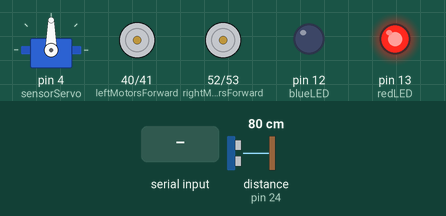
Simulated run of this sketch. Board: Arduino Mega 2560, built with avr-gcc and run on an emulated ATmega2560. On the bench: servo, motor-driver pin pairs drawn as motors (green arrow = first pin HIGH = forward, orange = second pin HIGH = backward, longer = more drive, scaled by the enable pin), output pins drawn as LEDs (lit = HIGH). The test bench sets the inputs (shaded band); at power-on: distance to the obstacle (sensor on pin 24) 80 cm. The echo pulse lasts 58.3 µs per cm; pins used as bus, display or sensor lines are not drawn; what the sketch prints to the serial monitor is not drawn.

Above: at 1.2 s.
1.3 s: "A0" received over the second serial link
At 1.46 s:
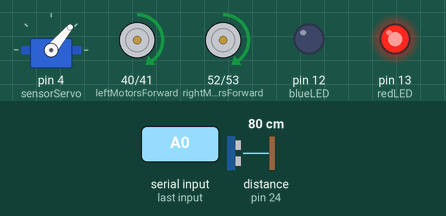
4.3 s: distance to the obstacle (sensor on pin 24) set to 74 cm
7.3 s: distance to the obstacle (sensor on pin 24) set to 66 cm
At 9.5 s:
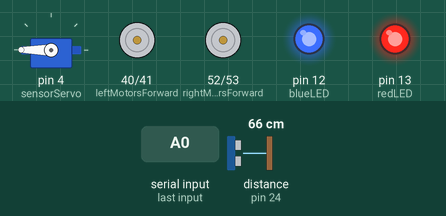
10.3 s: "F0" received over the second serial link
At 11.7 s:
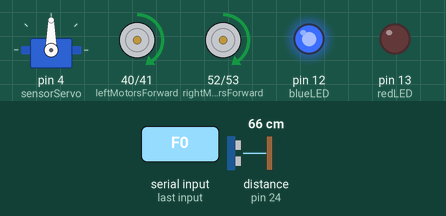
12.1 s: "B0" received over the second serial link
At 12.5 s:
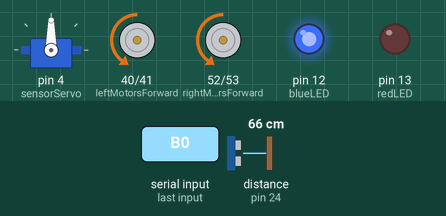
13.6 s: "L0" received over the second serial link
At 14.8 s:
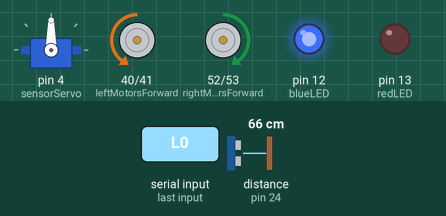
Timing chart, 0 to 16.1 s (numbered marks = the images above; inputs shaded):
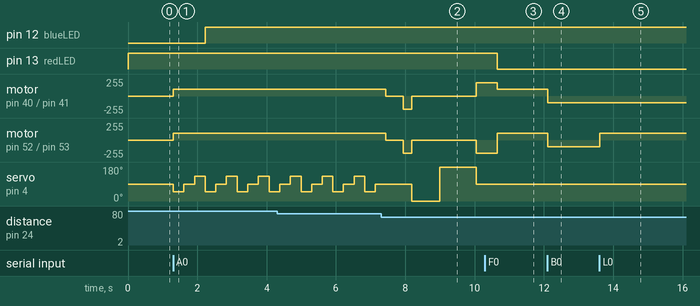

The sketch:

main.ino
```cpp
#include <SoftwareSerial.h>
#include <Servo.h>
#include "hcsr04.h"

// motor pins
#define leftMotorsForward 40
#define leftMotorsBackward 41
#define leftMotorPWM 8

#define rightMotorsForward 52
#define rightMotorsBackward 53
#define rightMotorPWM 9

// parameters
unsigned short motorSpeed = 100;
unsigned short minMotorSpeed = 140;  // min. 0
unsigned short maxMotorSpeed = 200;  // max. 255
unsigned short motorSpeedForTurnsInAutomaticMode = 200;
unsigned short SPEED_INCREMENT = 20;

char c = ' ';
bool NL = true;

char Incoming_value[3] = "";

bool driveAutonome = false;

bool start = false;
bool pause = false;

bool forward = false;
bool backward = false;
bool left = false;
bool right = false;

bool xManuellDrive = false;
bool speedDown = false;
bool speedUp = false;

bool SERVO_TURN_IN_AUTOMATIC_MODE = true;
const int delayTime = 300;
const int crashDistance = 700;  // 500
const int manuellCrashDistance = 500;

const int redLED = 13;
const int blueLED = 12;

Servo sensorServo;

unsigned long previousMillisServo = 0;
unsigned long previousMillisMotor = 0;
unsigned long previousMillisDrive = 0;
const long intervalServo = 75;
const long intervalMotor = 600;
const long intervalDrive = 500;

void setup() {
  pinMode(redLED, OUTPUT);
  pinMode(blueLED, OUTPUT);
  Serial1.begin(9600);

  pinMode(trig, OUTPUT);
  pinMode(echo, INPUT);

  sensorServo.attach(4);

  digitalWrite(trig, HIGH);

  Serial.begin(9600);

  pinMode(rightMotorPWM, OUTPUT);
  pinMode(rightMotorsForward, OUTPUT);
  pinMode(rightMotorsBackward, OUTPUT);
  pinMode(leftMotorPWM, OUTPUT);
  pinMode(leftMotorsForward, OUTPUT);
  pinMode(leftMotorsBackward, OUTPUT);

  analogWrite(leftMotorPWM, motorSpeed);
  analogWrite(rightMotorPWM, motorSpeed);

  sensorServo.write(90);
}

void setAllBooleansForControlToFalse();
void checkBluetoothCommands();
void autonomicDrive();

void loop() {
  unsigned long currentMillis = millis();

  checkBluetoothCommands();
  redLEDOn();

  while (driveAutonome) {
    autonomicDrive();
    blueLEDOn();
    redLEDOn();
    checkBluetoothCommands();
  }

  while (right) {
    initServo();
    redLEDOff();
    blueLEDOn();
    turnRight();
    checkBluetoothCommands();
  }

  while (left) {
    initServo();
    redLEDOff();
    blueLEDOn();
    turnLeft();
    checkBluetoothCommands();
  }

  while (backward) {
    initServo();
    redLEDOff();
    blueLEDOn();
    driveBackwards();
    checkBluetoothCommands();
  }

  while (forward) {
    initServo();
    redLEDOff();
    blueLEDOn();
    driveForward();
    checkBluetoothCommands();
  }

  while (xManuellDrive) {
    initServo();
    redLEDOff();
    blueLEDOn();
    checkBluetoothCommands();
  }

  while (pause) {
    initServo();
    blueLEDOff();
    redLEDOn();
    checkBluetoothCommands();
  }

  delay(10);
}

void checkBluetoothCommands() {
  if (Serial1.available() > 0) {
    int length = Serial1.readBytes(Incoming_value, 2);
    Incoming_value[length] = '\0';

    Serial.print(Incoming_value);

    if (strcmp(Incoming_value, "A0") == 0) {  // Start again autonome drive after pause
      setAllBooleansForControlToFalse();
      driveAutonome = true;
    } else if (strcmp(Incoming_value, "P0") == 0) {  // Pause
      setAllBooleansForControlToFalse();
      stopMotors();
      pause = true;
    } else if (strcmp(Incoming_value, "F0") == 0) {  // Forwards
      setAllBooleansForControlToFalse();
      forward = true;
    } else if (strcmp(Incoming_value, "B0") == 0) {  // Backwards
      setAllBooleansForControlToFalse();
      backward = true;
    } else if (strcmp(Incoming_value, "L0") == 0) {  // Left turn
      setAllBooleansForControlToFalse();
      left = true;
    } else if (strcmp(Incoming_value, "R0") == 0) {  // Right turn manually
      setAllBooleansForControlToFalse();
      right = true;
    } else if (strcmp(Incoming_value, "X0") == 0) {  // Manual drive
      setAllBooleansForControlToFalse();
      stopMotors();
      xManuellDrive = true;
    } else if (strcmp(Incoming_value, "S0") == 0) {  // Speed down
      decreaseSpeed();
    } else if (strcmp(Incoming_value, "C0") == 0) {  // Speed up
      increaseSpeed();
    } else if (strcmp(Incoming_value, "T0") == 0) {  // Autonomic drive
      setAllBooleansForControlToFalse();
      driveAutonome = true;
    }
  }
}

void initServo() {
  if (!driveAutonome) {
    if (sensorServo.read() != 90) {
      sensorServo.write(90);
    }
  }
}

void setAllBooleansForControlToFalse() {
  driveAutonome = false;
  start = false;
  pause = false;
  forward = false;
  backward = false;
  left = false;
  right = false;
  xManuellDrive = false;
  speedDown = false;
  speedUp = false;
}

void autonomicDrive() {
  unsigned long currentMillis = millis();
  int currentDistance = getDistance();

  if (currentDistance > crashDistance) {
    analogWrite(leftMotorPWM, motorSpeed);
    analogWrite(rightMotorPWM, motorSpeed);
    driveForward();

    if (SERVO_TURN_IN_AUTOMATIC_MODE) {
      for (int angle = 50; angle <= 130; angle += 40) {
        sensorServo.write(angle);
        delay(delayTime);
        int distance = getDistance();
        if (distance < crashDistance) {
          stopMotors();
          delay(500);
          driveBackwards();
          delay(250);
          stopMotors();

          // sensor right
          sensorServo.write(0);
          delay(800);
          int distanceRight = getDistance();

          // sensor left
          sensorServo.write(180);
          delay(1000);
          int distanceLeft = getDistance();
          delay(50);
          sensorServo.write(90);

          if (distanceRight >= distanceLeft) {
            turnRight();
          } else {
            turnLeft();
          }
          break;
        }
      }
      sensorServo.write(90);
    }

  } else {
    stopMotors();
    delay(500);
    driveBackwards();
    delay(250);
    stopMotors();

    // sensor right
    sensorServo.write(0);
    delay(800);
    int distanceRight = getDistance();

    // sensor left
    sensorServo.write(180);
    delay(1000);
    int distanceLeft = getDistance();
    delay(50);
    sensorServo.write(90);

    if (distanceRight >= distanceLeft) {
      turnRight();
    } else {
      turnLeft();
    }

    driveForward();
  }
}


void increaseSpeed() {
  motorSpeed += SPEED_INCREMENT;

  if (motorSpeed > maxMotorSpeed) {
    motorSpeed = maxMotorSpeed;
  }

  analogWrite(leftMotorPWM, motorSpeed);
  analogWrite(rightMotorPWM, motorSpeed);

  Serial.print("Speed up to: ");
  Serial.println(motorSpeed);
}

void decreaseSpeed() {
  motorSpeed -= SPEED_INCREMENT;

  if (motorSpeed < minMotorSpeed) {
    motorSpeed = minMotorSpeed;
  }

  analogWrite(leftMotorPWM, motorSpeed);
  analogWrite(rightMotorPWM, motorSpeed);

  Serial.print("Speed down to: ");
  Serial.println(motorSpeed);
}

void stopMotors() {
  digitalWrite(rightMotorsForward, LOW);
  digitalWrite(leftMotorsForward, LOW);
  digitalWrite(rightMotorsBackward, LOW);
  digitalWrite(leftMotorsBackward, LOW);
}

void driveForward() {
  if (!driveAutonome) {
    int currentDistance = getDistance();
    if (currentDistance < manuellCrashDistance) {
      stopMotors();
    }
  }

  digitalWrite(rightMotorsForward, HIGH);
  digitalWrite(leftMotorsForward, HIGH);
  digitalWrite(rightMotorsBackward, LOW);
  digitalWrite(leftMotorsBackward, LOW);
}

void driveBackwards() {
  if (driveAutonome) {
    analogWrite(leftMotorPWM, motorSpeedForTurnsInAutomaticMode);
    analogWrite(rightMotorPWM, motorSpeedForTurnsInAutomaticMode);
  }

  digitalWrite(rightMotorsForward, LOW);
  digitalWrite(leftMotorsForward, LOW);
  digitalWrite(rightMotorsBackward, HIGH);
  digitalWrite(leftMotorsBackward, HIGH);
}

void turnRight() {
  if (right) {
    analogWrite(leftMotorPWM, motorSpeed);
    analogWrite(rightMotorPWM, motorSpeed);
  } else {
    analogWrite(leftMotorPWM, motorSpeedForTurnsInAutomaticMode);
    analogWrite(rightMotorPWM, motorSpeedForTurnsInAutomaticMode);
  }

  digitalWrite(rightMotorsForward, LOW);
  digitalWrite(leftMotorsForward, HIGH);
  digitalWrite(rightMotorsBackward, HIGH);
  digitalWrite(leftMotorsBackward, LOW);

  if (driveAutonome) {
    delay(600);
    stopMotors();
    analogWrite(leftMotorPWM, motorSpeed);
    analogWrite(rightMotorPWM, motorSpeed);
  }
}

void turnLeft() {
  if (left) {
    analogWrite(leftMotorPWM, motorSpeed);
    analogWrite(rightMotorPWM, motorSpeed);
  } else {
    analogWrite(leftMotorPWM, motorSpeedForTurnsInAutomaticMode);
    analogWrite(rightMotorPWM, motorSpeedForTurnsInAutomaticMode);
  }

  digitalWrite(rightMotorsForward, HIGH);
  digitalWrite(leftMotorsForward, LOW);
  digitalWrite(rightMotorsBackward, LOW);
  digitalWrite(leftMotorsBackward, HIGH);

  if (driveAutonome) {
    delay(600);
    stopMotors();
    analogWrite(leftMotorPWM, motorSpeed);
    analogWrite(rightMotorPWM, motorSpeed);
  }
}

void blueLEDOn() {
  digitalWrite(blueLED, HIGH);
}

void blueLEDOff() {
  digitalWrite(blueLED, LOW);
}

void redLEDOn() {
  digitalWrite(redLED, HIGH);
}

void redLEDOff() {
  digitalWrite(redLED, LOW);
}
```

hcsr04.h
```cpp
#ifndef HCSR04_H
#define HCSR04_H

// HC-SR04 sensor pins
#define echo 24
#define trig 22

const int SENSOR_MAX_RANGE = 3000;  // mm


int getDistance() {

  double distance = 0;
  double time = 0;

  digitalWrite(trig, LOW);
  delayMicroseconds(3);
  noInterrupts();
  digitalWrite(trig, HIGH);  //Trigger Impuls 10 us
  delayMicroseconds(10);
  digitalWrite(trig, LOW);
  time = pulseIn(echo, HIGH);  // Echo-Zeit messen
  interrupts();

  time = (time / 2);       // Zeit halbieren
  distance = time / 2.91;  // Zeit in Millimeter umrechnen

  return distance;
}

void printDistance() {
  int distance = getDistance();

  Serial.write("Entfernung: ");
  if (distance == -1) {
    Serial.write("out of range\n");
  }

  else {
    Serial.print(getDistance(), DEC);
    Serial.write(" mm\n");
  }
}

#endif
```

Measured:
- the behaviour switches between 70 and 69 cm on distance to the obstacle (sensor on pin 24) (found by bisection; images 1 and 2)
- after the input at 1.3 s, pin 12 (blueLED): LOW → HIGH after 0.93 s; motor on pin 40 (leftMotorsForward) / pin 41 (leftMotorsBackward), motor on pin 52 (rightMotorsForward) / pin 53 (rightMotorsBackward): stopped → forward 100/255 at once; servo on pin 4 (sensorServo): 90° → 50° at once, then repeats every 0.92 s: 90° 0.31 s, 130° 0.31 s, 50° 0.31 s
- after the input at 10.3 s, pin 13 (redLED): HIGH → LOW after 0.35 s; servo on pin 4 (sensorServo): stays 90° (without the input it goes to 0° after 1.1 s)
- after the input at 12.1 s, motor on pin 40 (leftMotorsForward) / pin 41 (leftMotorsBackward), motor on pin 52 (rightMotorsForward) / pin 53 (rightMotorsBackward): forward 100/255 → backward 100/255 at once
- after the input at 13.6 s, motor on pin 52 (rightMotorsForward) / pin 53 (rightMotorsBackward): backward 100/255 → forward 100/255 at once
